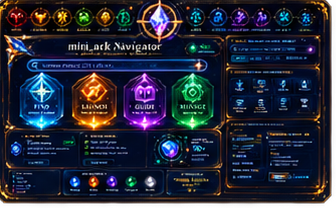
#> input picture rainmeter/MiniARKTenderConsole/@Resources/Images/mini_ark_locked_master_reference.png, 336 x 208 px
$ python -i asset_normalizer.py   (imports and definitions only)
#> lines starting #> are read from the running program, lines starting #| are printed output that depends on the picture; after the words box and inside, x2 and y2 are one past the last pixel; in counts of white or black regions, pixels touching at a corner belong together
#> further down, picture is the input picture: PIL image 336x208 RGBA; mean R, G, B, A 29.2, 32.8, 49.6, 243
from __future__ import annotations

import json
from pathlib import Path
from typing import Any

from PIL import Image

from .asset_deconstructor import sha256_file


def alpha_bbox(image: Image.Image, threshold: int = 1) -> tuple[int, int, int, int] | None:
#> called with threshold = 1
    rgba = image.convert("RGBA")
    alpha = rgba.getchannel("A")
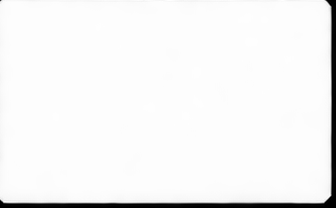
#> alpha: PIL image 336x208 L; min 0, max 255, mean 243
    mask = alpha.point(lambda value: 255 if value >= threshold else 0)
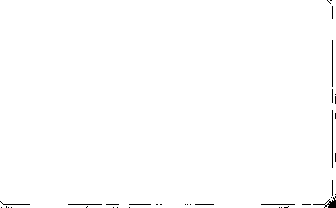
#> mask: PIL image 336x208 L; 99.4% white; black in thin lines or dots
    return mask.getbbox()


def padded_bbox(
    bbox: tuple[int, int, int, int],
    size: tuple[int, int],
    padding: int,
) -> tuple[int, int, int, int]:
    left, top, right, bottom = bbox
    width, height = size
    return (
        max(0, left - padding),
        max(0, top - padding),
        min(width, right + padding),
        min(height, bottom + padding),
    )


# [9 lines left out: function union_bbox, not called in this run]


def smart_crop_glow_asset(
    image: Image.Image,
    alpha_threshold: int = 1,
    padding: int = 2,
) -> tuple[Image.Image, tuple[int, int, int, int] | None]:
    bbox = alpha_bbox(image, alpha_threshold)
#> bbox = (0, 0, 336, 208)
    if bbox is None:
        return image.copy(), None
    crop_box = padded_bbox(bbox, image.size, padding)
#> in padded_bbox, `left, top, right, bottom = bbox`: left = 0; right = 336; bottom = 208
#> crop_box = (0, 0, 336, 208)
    return image.crop(crop_box), crop_box


# [54 lines left out: function normalize_job, not called in this run]

>>> from PIL import Image
>>> picture = Image.open('../rainmeter/MiniARKTenderConsole/@Resources/Images/mini_ark_locked_master_reference.png')
>>> result = smart_crop_glow_asset(picture)
